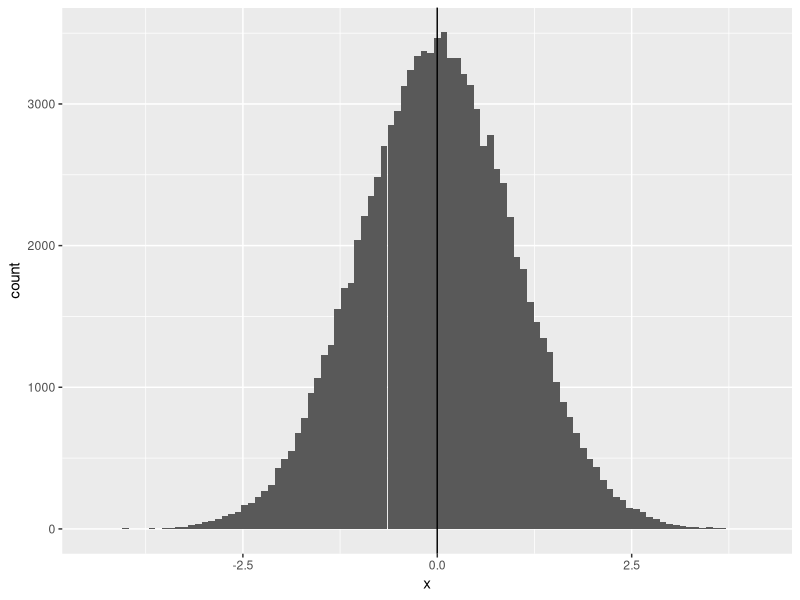

Write R code to recreate this figure.
library(tidyverse)

n_samples = 100000

# normally disributied univariates
x = rnorm(n_samples)
y = rnorm(n_samples, mean = 2, sd=.5)
df = data.frame(x=x, y=y)
head(df)

colMeans(df)
df_mean <- df %>% summarise_all(mean)
df_var <-df %>% summarise_all(var)
mv_varcov <- cov(as.matrix(df))

print('mean u')
print(t(as.matrix(df_mean)))

print('var-covar Sigma')
print(mv_varcov)

print('spectral decomposition of a Matrix')
B = eigen(mv_varcov)
print(B)



mv_varcov %*% B$vectors
diag(B$values) %*% B$vectors

# plot distributions 
ggplot(df, aes(x = x)) + 
  geom_histogram(bins = 100) +
  geom_vline(xintercept  = df_mean$x)
